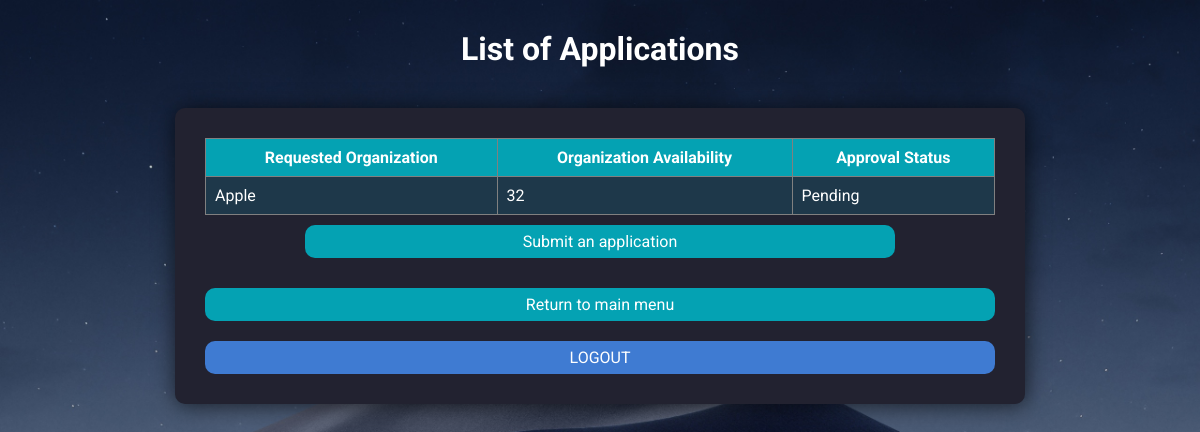
The page /application_status.php (signed in) on the database its author committed.
### tables this page shows
CREATE TABLE `applications` (
  `applicationId` int(4) NOT NULL,
  `studentid` int(4) UNSIGNED NOT NULL,
  `organizationid` int(4) UNSIGNED NOT NULL,
  `status` bit(1) DEFAULT NULL
);

CREATE TABLE `organizations` (
  `organization_id` int(4) UNSIGNED NOT NULL,
  `organizationName` varchar(150) DEFAULT NULL,
  `slot` int(11) DEFAULT NULL
);

### application_status.php (the view, shortened to what this page needs)
<?php
require("config.php");
?>
<html>
<head>
	<link rel="stylesheet" href="style.css">
</head>
<body>
  <h1>List of Applications</h1>
	<div>
  <?php
  $user_id = $_SESSION["ID"];
  $sql = "SELECT * FROM applications
    INNER JOIN students
    ON students.id = applications.studentid
    INNER JOIN users
    ON users.id = students.userid
    LEFT JOIN organizations
    ON organizations.organization_id = applications.organizationid
    WHERE users.id = '$user_id'
    ORDER BY FIELD(status, NULL, 1, 0)";
   $result = mysqli_query($connection, $sql);
   if (mysqli_num_rows($result) > 0) { 	?>
  <table width="790" border="1" cellspacing="0" cellpadding="9">
  <tr class="row1">
    <td align="center"><strong>Requested Organization</strong></td>
    <td align="center"><strong>Organization Availability</strong></td>
    <td align="center"><strong>Approval Status</strong></td>
  </tr>
  <?php
    while($rows = mysqli_fetch_assoc($result)) {
  ?>
    <tr>
      <td><?php echo $rows['organizationName']; ?></td>
      <td><?php echo $rows['slot']; ?></td>
      <?php if (is_null($rows['status'])) { ?>
        <td>Pending</td>
      <?php } else if ($rows['status'] == 1) { ?>
        <td>Approved</td>
      <?php } else { ?>
        <td>Rejected</td>
      <?php } ?>
  </tr>
  <?php }
  } else {
    echo "<p>You haven't submitted any applications yet.</p>";
  }
   ?>
 </table>
  <a class="submit" href="application_form.php">Submit an application</a>
  <a class="choice" href="main.php">Return to main menu</a>
  <a class="logout" href="logout.php">LOGOUT</a>
</div>
</body>
</html>

### style.css (style rules this page uses)
body { font-family: 'Roboto', sans-serif; color: white; background-image: url("image1.png"); background-repeat:no-repeat; background-size:cover; }
div { width: 790px; margin: 40px auto; background-color:#222230; box-shadow: 1px 1px 22px 0px rgba(0,0,0,0.67); padding: 30px; border-radius: 10px; }
h1 { text-align: center; font-weight: bold; margin-top:30px; }
a { text-decoration: none; color: white; }
.choice { display: flex; justify-content: center; background-color:#04a2b3; color: white; margin-top: 30px ; padding: 7px; border-radius: 10px; text-align: center; }
.submit { display: flex; justify-content: center; background-color:#04a2b3; color: white; margin: 10px 100px; padding: 7px; border-radius: 10px; text-align: center; }
.logout { display: flex; justify-content: center; background-color:#3f7bd2; margin-top:20px; padding: 7px; border-radius: 10px; }
table { border-collapse: collapse; }
table tr:nth-child(even) { background-color: #1e384a; }
.row1 { background-color: #04a2b3; }

### rows shown on the page
applications: organizationid.organizationName "Apple", organizationid.slot "32", shows "Pending"
